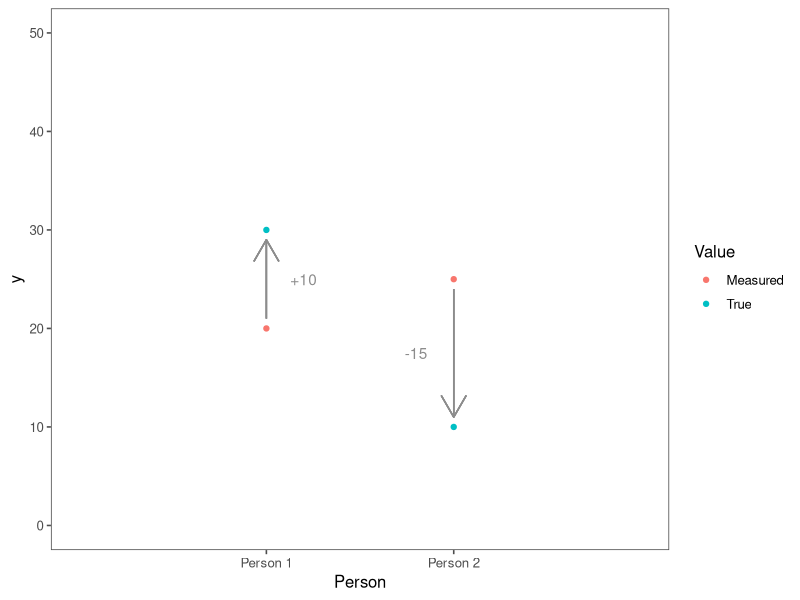
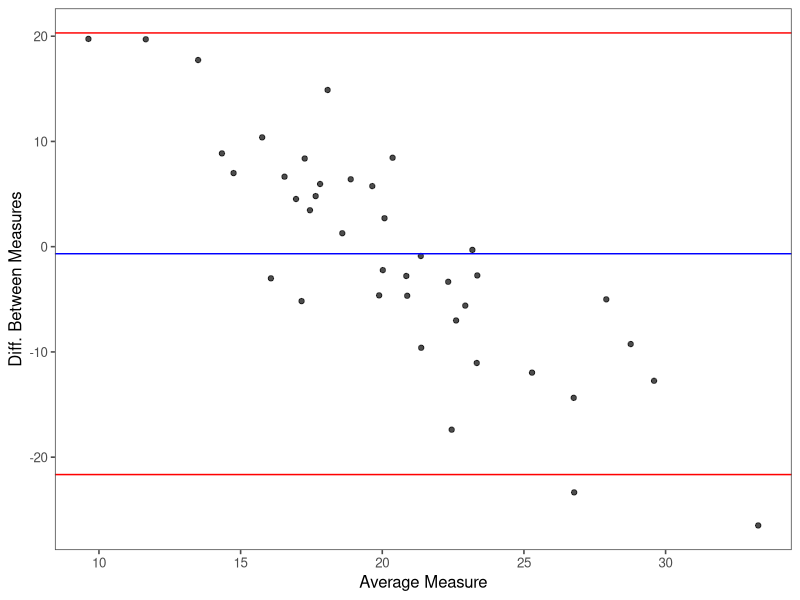

These figures' R source, in order:
## ---- chunk 1
library(ggplot2)
library(ggthemes)

datPlot <- data.frame(Person = c(1, 1, 2, 2), 
                    Value = as.factor(rep(c("Measured", "True"), times=2)),
                    y = c(20, 30, 25, 10))

ggplot(datPlot) + 
  geom_point(aes(x=Person, y=y, color=Value)) + 
  scale_y_continuous(limits=c(0,50)) +
  geom_segment(aes(x=1, xend=1, y=21, yend=29), color="gray55", arrow=arrow()) +
  annotate("text", x=1.2, y=25, label="+10", color="gray55") +
  geom_segment(aes(x=2, xend=2, y=24, yend=11), color="gray55", arrow=arrow()) +
  annotate("text", x=1.8, y=17.5, label="-15", color="gray55") +
  scale_x_continuous(limits=c(0,3), breaks=c(1,2), labels=c("Person 1", "Person 2")) +
  theme_few()
## ---- chunk 2
library(ggplot2)
library(dplyr)
library(ggthemes)

datPlot <- data.frame(Measurement1 = rnorm(40, 20, 2.5),
                      Measurement2 = rnorm(40, 20, 10)) %>% rowwise() %>%
  mutate(Avg = mean(c(Measurement1, Measurement2)), Dif=Measurement1-Measurement2)

ggplot(datPlot, aes(x=Avg, y=Dif)) + 
  geom_point(alpha=0.7) +
  geom_hline(yintercept = mean(datPlot$Dif), colour = "blue", size = 0.5) +
  geom_hline(yintercept = mean(datPlot$Dif) - (1.96 * sd(datPlot$Dif)), colour = "red", size = 0.5) +
  geom_hline(yintercept = mean(datPlot$Dif) + (1.96 * sd(datPlot$Dif)), colour = "red", size = 0.5) +
  ylab("Diff. Between Measures") +
  xlab("Average Measure") +
  theme_few()
